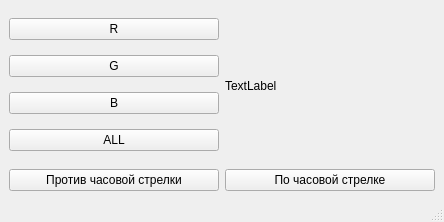
<?xml version="1.0" encoding="UTF-8"?>
<ui version="4.0">
 <class>MainWindow</class>
 <widget class="QMainWindow" name="MainWindow">
  <property name="geometry">
   <rect>
    <x>0</x>
    <y>0</y>
    <width>444</width>
    <height>222</height>
   </rect>
  </property>
  <property name="windowTitle">
   <string>MainWindow</string>
  </property>
  <widget class="QWidget" name="centralwidget">
   <layout class="QVBoxLayout" name="verticalLayout_2">
    <item>
     <layout class="QVBoxLayout" name="verticalLayout">
      <item>
       <layout class="QHBoxLayout" name="horizontalLayout">
        <item>
         <layout class="QVBoxLayout" name="verticalLayout_3">
          <item>
           <widget class="QPushButton" name="r">
            <property name="text">
             <string>R</string>
            </property>
           </widget>
          </item>
          <item>
           <widget class="QPushButton" name="g">
            <property name="text">
             <string>G</string>
            </property>
           </widget>
          </item>
          <item>
           <widget class="QPushButton" name="b">
            <property name="text">
             <string>B</string>
            </property>
           </widget>
          </item>
          <item>
           <widget class="QPushButton" name="all">
            <property name="text">
             <string>ALL</string>
            </property>
           </widget>
          </item>
         </layout>
        </item>
        <item>
         <widget class="QLabel" name="img">
          <property name="text">
           <string>TextLabel</string>
          </property>
         </widget>
        </item>
       </layout>
      </item>
      <item>
       <layout class="QHBoxLayout" name="horizontalLayout_2">
        <property name="sizeConstraint">
         <enum>QLayout::SetDefaultConstraint</enum>
        </property>
        <item>
         <widget class="QPushButton" name="left">
          <property name="text">
           <string>Против часовой стрелки</string>
          </property>
         </widget>
        </item>
        <item>
         <widget class="QPushButton" name="right">
          <property name="text">
           <string>По часовой стрелке</string>
          </property>
         </widget>
        </item>
       </layout>
      </item>
     </layout>
    </item>
   </layout>
  </widget>
  <widget class="QMenuBar" name="menubar">
   <property name="geometry">
    <rect>
     <x>0</x>
     <y>0</y>
     <width>444</width>
     <height>21</height>
    </rect>
   </property>
  </widget>
  <widget class="QStatusBar" name="statusbar"/>
 </widget>
 <resources/>
 <connections/>
</ui>
